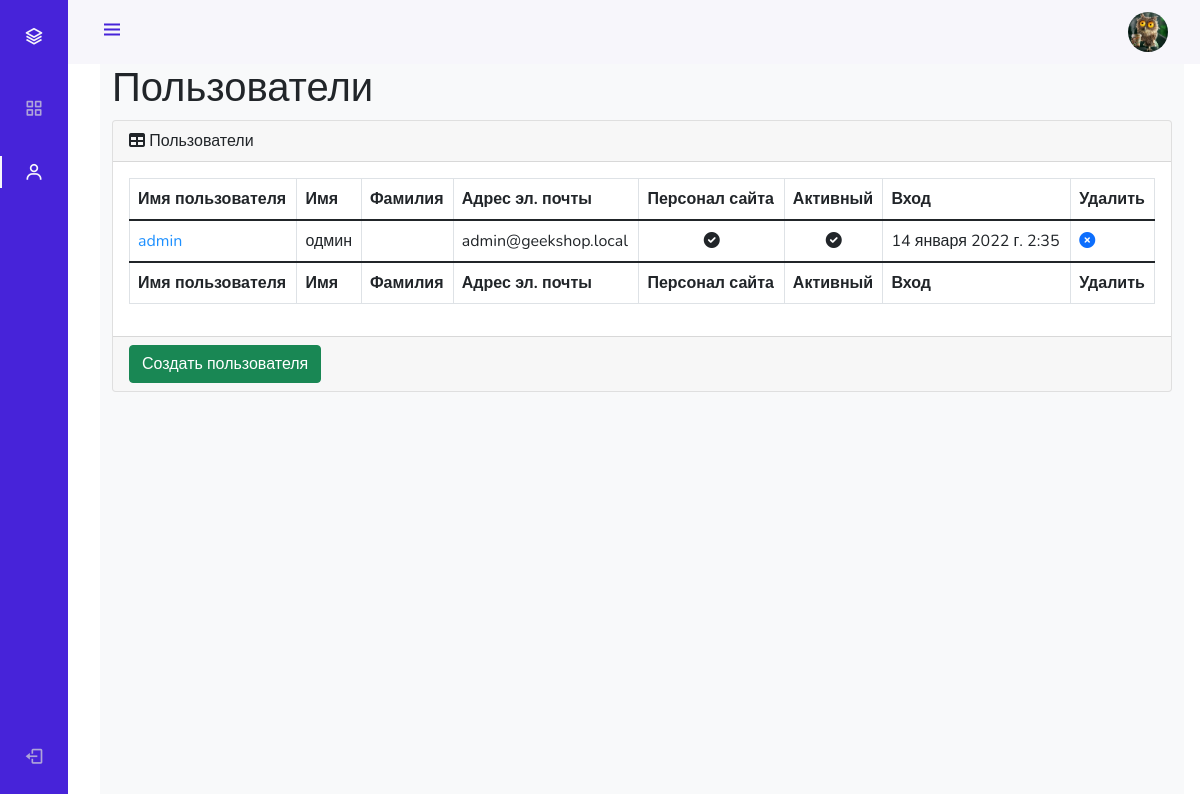
The page /admin_staff/users/read/ (signed in) on the database as committed earlier.
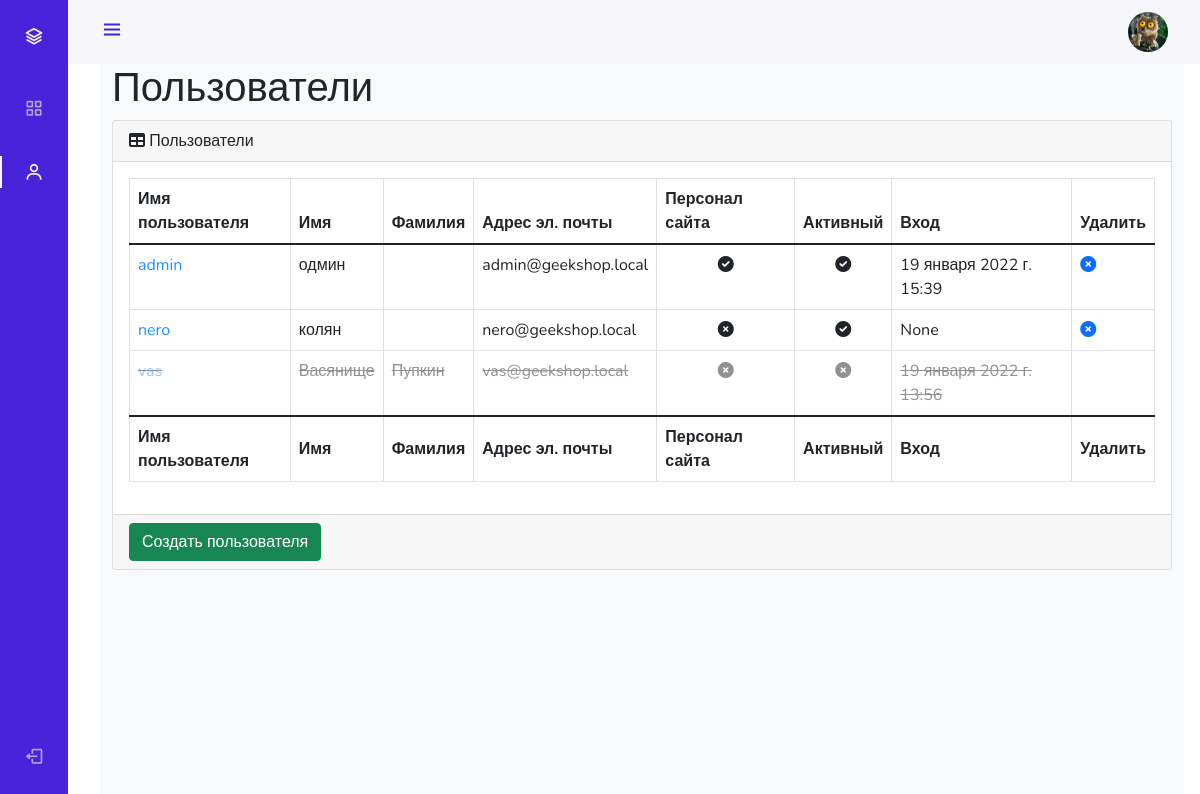
The same page on the database as committed later.
### authapp/models.py (models this page shows)
class ShopUser(AbstractUser):
    avatar = models.ImageField(upload_to='users_avatars', blank=True)
    age = models.PositiveIntegerField(verbose_name='возраст')

### adminapp/views.py (the view)
# urls.py: path('users/read/', adminapp.UsersListView.as_view(), name='users'),
class UsersListView(ListView):
    model = ShopUser
    template_name = "adminapp/users.html"
    context_object_name = "objects"
    @method_decorator(user_passes_test(lambda u: u.is_superuser))
    def dispatch(self, *args, **kwargs):
        return super().dispatch(*args, **kwargs)
    def get_queryset(self):
        return ShopUser.objects.all().\
            order_by('-is_active', '-is_superuser', '-is_staff', 'username')
    def get_context_data(self, *, object_list=None, **kwargs):
        context = super(UsersListView, self).get_context_data(**kwargs)
        context['title'] = 'админка/пользователи'
        return context

### adminapp/templates/adminapp/users.html
{% extends 'adminapp/base.html' %}
{% load static %}
{% block content %}
<main>
    <div class="container-fluid">
        <h1 class="mt-4">Пользователи</h1>
        <div class="card mb-4">
            <div class="card-header">
                <i class="fas fa-table mr-1"></i>
                Пользователи
            </div>
            <div class="card-body">
                <div class="table-responsive">
                    <table class="table table-bordered" id="dataTable" width="100%" cellspacing="0">
                        <thead>
                        <tr>
                            <th>Имя пользователя</th>
                            <th>Имя</th>
                            <th>Фамилия</th>
                            <th>Адрес эл. почты</th>
                            <th>Персонал сайта</th>
                            <th>Активный</th>
                            <th>Вход</th>
                            <th>Удалить</th>
                        </tr>
                        </thead>
                        <tfoot>
                        <tr>
                            <th>Имя пользователя</th>
                            <th>Имя</th>
                            <th>Фамилия</th>
                            <th>Адрес эл. почты</th>
                            <th>Персонал сайта</th>
                            <th>Активный</th>
                            <th>Вход</th>
                            <th>Удалить</th>
                        </tr>
                        </tfoot>
                        <tbody>
                        {% for user in objects %}
                            <tr {% if not user.is_active %} style="opacity: 0.5; text-decoration: line-through;" {% endif %}>
                                <td><a href="{% url 'admin_staff:user_update' user.id %}" style="color: dodgerblue">{{ user.username }}</a></td>
                                <td>{{ user.first_name }}</td>
                                <td>{{ user.last_name }}</td>
                                <td>{{ user.email }}</td>
                                <td class="text-center">
                                    {% if user.is_staff %}
                                        <i class="fa fa-check-circle"></i>
                                    {% else %}
                                        <i class="fa fa-times-circle"></i>
                                    {% endif %}
                                </td>
                                <td class="text-center">
                                    {% if user.is_active %}
                                        <i class="fa fa-check-circle"></i>
                                    {% else %}
                                        <i class="fa fa-times-circle"></i>
                                    {% endif %}
                                </td>
                                <td>{{ user.last_login }}</td>
                                <td>
                                    <a {% if not user.is_active %} class="invisible" {% endif %} href="{% url 'admin_staff:user_delete' pk=user.pk %}">
                                        <i class="fa fa-times-circle"></i>
                                    </a>
                                </td>
                            </tr>
                        {% endfor %}
                        </tbody>
                    </table>
                </div>
            </div>
            <div class="card-footer">
                <a href="{% url 'adminapp:user_create' %}">
                    <button class="btn btn-success">Создать пользователя</button>
                </a>
            </div>
        </div>
    </div>
</main>
{% endblock %}

### adminapp/templates/adminapp/base.html (shortened to what this page needs)
<!DOCTYPE html>
{% load static %}
<html lang="en">
<head>
    <link href="https://cdn.jsdelivr.net/npm/bootstrap@5.1.3/dist/css/bootstrap.min.css" rel="stylesheet"
>
    <link rel="stylesheet" type="text/css" href="{% static 'adminapp/css/style.css' %}">
    <link rel="stylesheet" type="text/css" href='https://cdn.jsdelivr.net/npm/boxicons@latest/css/boxicons.min.css'>
    <link rel="stylesheet" type="text/css"
          href="https://cdnjs.cloudflare.com/ajax/libs/font-awesome/6.0.0-beta2/css/all.min.css">
</head>
<body id="body-pd">
<header class="header" id="header">
    <div class="header_toggle"><i class='bx bx-menu' id="header-toggle"></i></div>
    <div class="header_img"><img src="/media/{{ user.avatar|default:'avatar.png' }}" alt=""></div>
</header>
<div class="l-navbar" id="nav-bar">
    <nav class="nav">
        <div>
            <a href="{% url 'index' %}" class="nav_logo">
                <i class='bx bx-layer nav_logo-icon'></i>
            </a>
            {% include 'adminapp/inludes/inc_admin_menu.html' %}
        </div>
        <a href="{% url 'auth:logout' %}" class="nav_link"> <i class='bx bx-log-out nav_icon'></i>  </a>
    </nav>
</div>
<div class="height-100 bg-light">
    {% block content %}
    {% endblock %}
</div>
</body>
</html>

Rows that differ between the two databases and show on the page:
changed ShopUser "admin": last_login "14 января 2022 г. 2:35" → "19 января 2022 г. 15:39"
added ShopUser: username "nero", first_name "колян", email "nero@geekshop.local", is_staff False (drawn), is_active True (drawn), last_login "None"
added ShopUser: username "vas", first_name "Васянище", last_name "Пупкин", email "vas@geekshop.local", is_staff False (drawn), is_active False (drawn), last_login "19 января 2022 г. 13:56"
